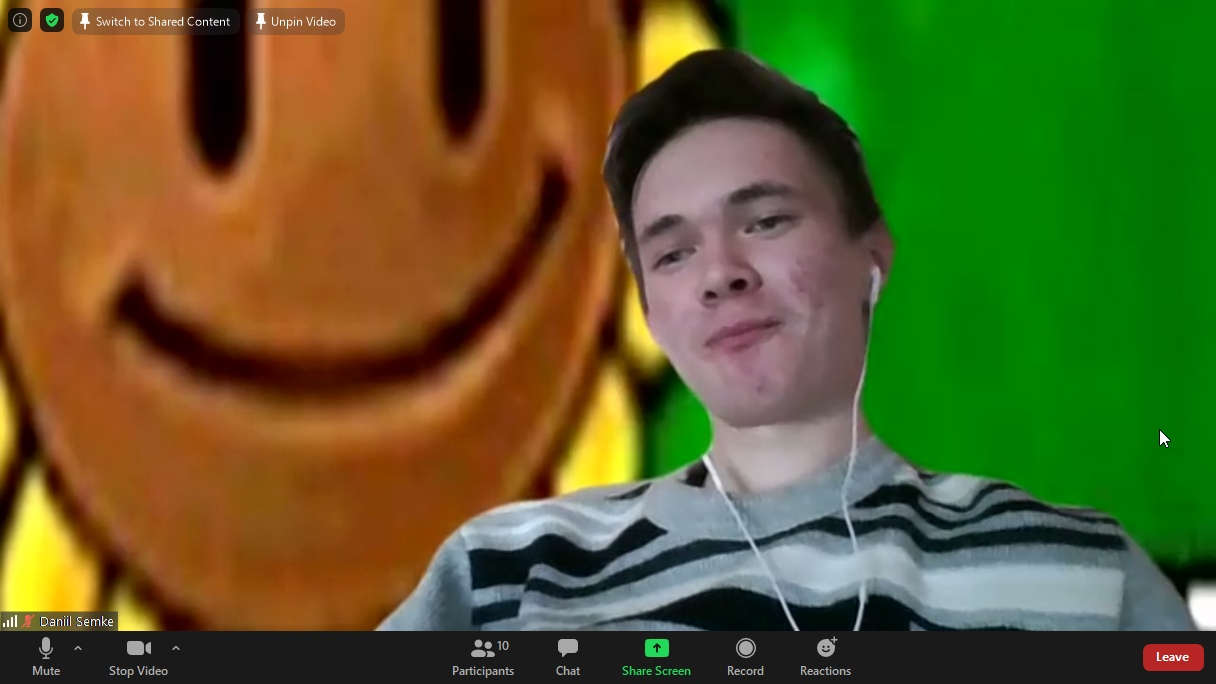
#> input picture src/main/java/com/urfu/Tamada/command/ascii/original.jpg, 1216 x 684 px, found by its file name
$ python ascii_main.py
#> lines starting #> are read from the running program, lines starting #| are printed output that depends on the picture
import numpy as np
import matplotlib.pyplot as plt

# setup
LINES_NUMBER = 50
LINES_AMPLITUDE = 7


def decel(x):
    return 1 - (x - 1) * (x - 1)


def get_ascii_lines_photo(image, shape, out_img, extension):
    height = shape[0]
    width = shape[1]
    for line in range(0, LINES_NUMBER):
        l = 0
        y = int(line * height / LINES_NUMBER)
        for x in range(0, width):
            m = np.max(image[y, x])
            m = 1 - m if m < 1 else 1 - m / 255
            for s in range(0, LINES_AMPLITUDE + 1):
                out_img[min(y + int(np.sin(l * np.pi / 2.) * LINES_AMPLITUDE * decel(m)), height - 1), x] = 0
                l += m / LINES_AMPLITUDE

    plt.imsave("./src/main/java/com/urfu/Tamada/command/ascii/ascii_lines_original.jpg", out_img)


def main(extension="jpg"):
#> called with extension = 'jpg'
    filename = "./src/main/java/com/urfu/Tamada/command/ascii/original.jpg"
    image = plt.imread(filename)
#> image is the input picture: shape (684, 1216, 3); mean R, G, B 93.2, 93.6, 40.1
    shape = image.shape
#> shape = (684, 1216, 3)
    out_img = np.ones(shape)
    get_ascii_lines_photo(image, shape, out_img, extension)
#> after the loop in get_ascii_lines_photo, `for line in range(0, LINES_NUMBER):`:
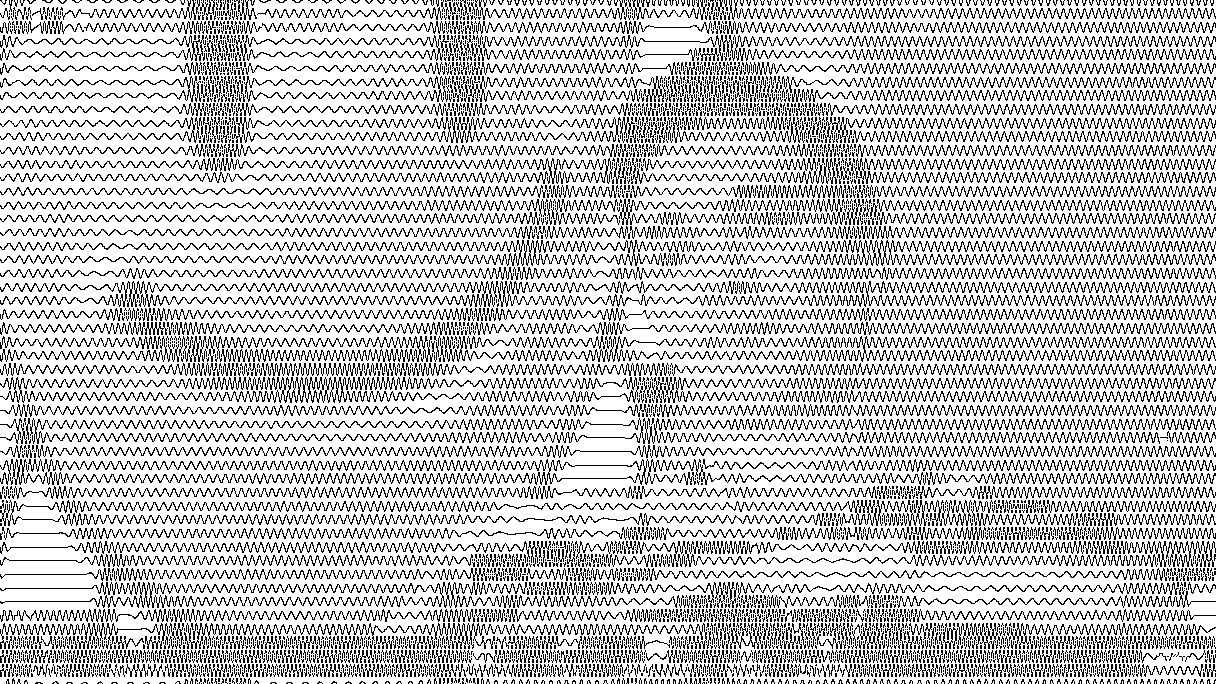
#> out_img: shape (684, 1216, 3) float64; values 0 (black) and 1 (white), 75.6% white; black in thin lines or dots


if __name__ == "__main__":
    main()
